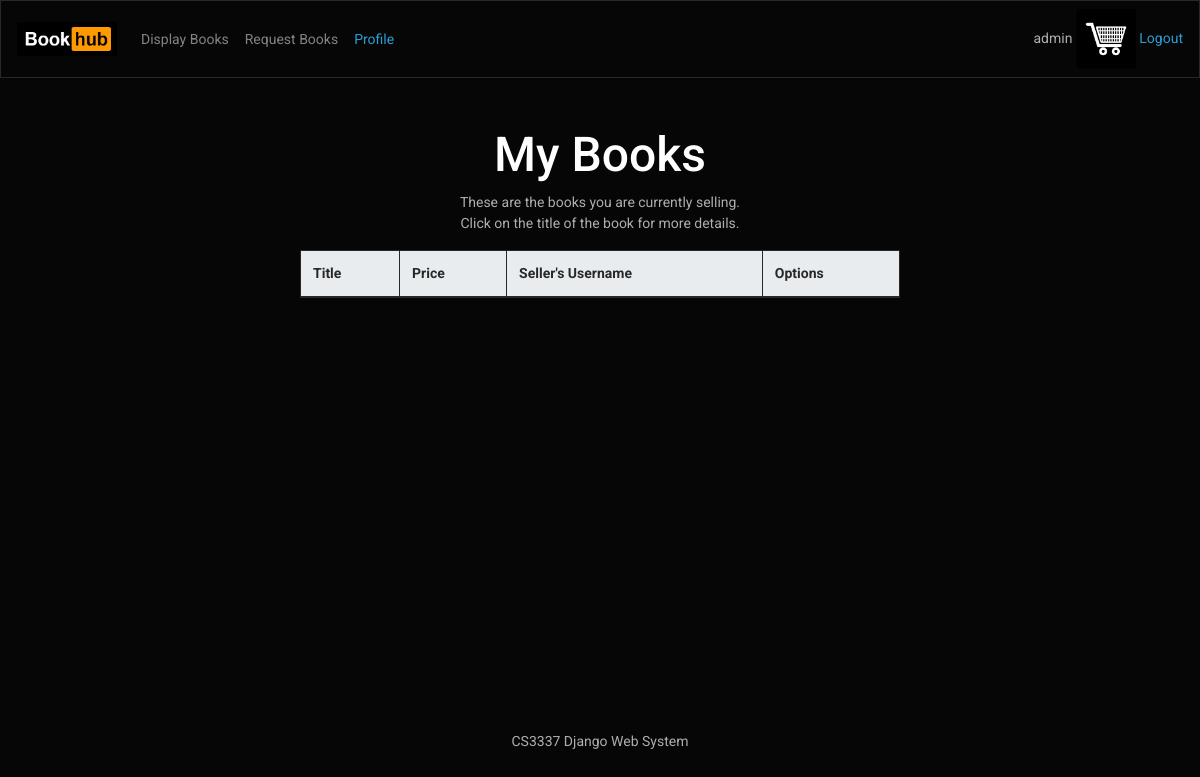
/mybooks (signed in), run on an earlier commit of the app's database.
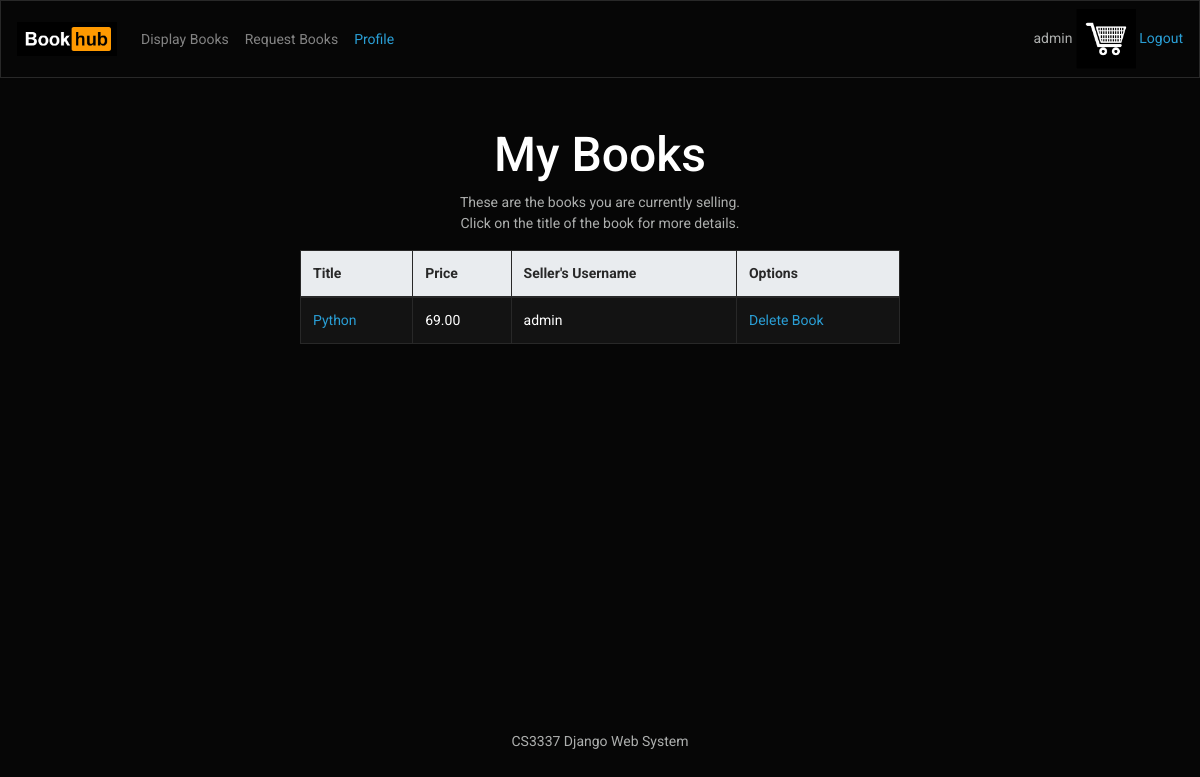
And on a later commit of the database.
### bookMng/models.py (models this page shows, shortened)
class Book(models.Model):
    name = models.CharField(max_length=200)
    web = models.URLField(max_length=200)
    price = models.DecimalField(decimal_places=2,max_digits=6)
    publishdate = models.DateField(auto_now=True)
    picture = models.FileField(upload_to='bookEx/static/uploads')
    pic_path = models.CharField(max_length=300, editable=False, blank=True)
    username = models.ForeignKey(User, blank=True, null=True, on_delete=models.CASCADE)

### bookMng/views.py (the view)
# urls.py: path('mybooks', views.mybooks, name='mybooks'),
@login_required(login_url=reverse_lazy('login'))
def mybooks(request):
    books = Book.objects.filter(username=request.user)
    for b in books:
        b.pic_path = b.picture.url[14:]
    return render(request,
        'bookMng/mybooks.html',
        {
            'item_list': MainMenu.objects.all(),
            'books': books
        })

### bookEx/templates/bookMng/mybooks.html (shortened to what this page needs)
{% extends "base.html" %}
{% load static %}
{% block logo %}
<a class="navbar-brand" href="/">
<img src= "{% static 'logoHorz.png' %}" class="" style="width: 100px">
</a>
{% endblock logo%}
{% block navbar_item %}
    <li class="nav-item">
        <a class="nav-link" href="/displaybooks">Display Books</a>
    </li>
    <li class="nav-item">
        <a class="nav-link" href="/requestbook">Request Books</a>
    </li>
    <li class="nav-item active">
        <a class="nav-link text-primary" href="/mybooks">Profile</a>
    </li>
{% endblock navbar_item %}
{% block main_content %}
<div class="text-center">
    <h2> My Books </h2>
    <p> These are the books you are currently selling. <br>Click on the title of the book for more details.</p>
</div>
<table class="table table-striped table-bordered mx-auto" align="center" border="2">
    <thead class="thead-light">
        <tr>
            <th class="font-weight-bold">Title</th>
            <th class="font-weight-bold">Price</th>
            <th class="font-weight-bold">Seller's Username</th>
            <th class="font-weight-bold">Options</th>
        </tr>
    </thead>
    {% for book in books %}
        <tr>
            <td>
                <a href="book_detail/{{ book.id }}">
                    {{ book.name }}
                </a>
            </td>
            <td>
                {{ book.price }}
            </td>
            <td>
                {{ book.username }}
            </td>
            <td>
                <a href="book_delete/{{ book.id }}"> Delete Book </a>
            </td>
        </tr>
    {% endfor %}
</table>
{% endblock main_content %}

What changed in the data, as far as the page shows it:
added Book: name "Python", price "69.00", username "admin"
